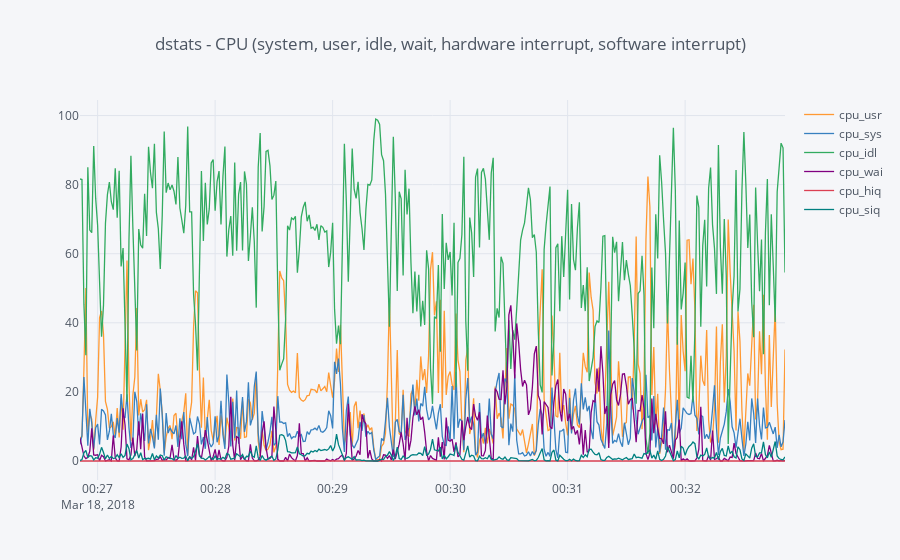

Write notebook code for a chart like this one.
### Code cell
df[['cpu_usr', 'cpu_sys', 'cpu_idl', 'cpu_wai', 'cpu_hiq', 'cpu_siq']].iplot(kind='line', title='dstats - CPU (system, user, idle, wait, hardware interrupt, software interrupt)')

### Figure 1 — Plotly figure (JSON) as saved in the notebook; plotly's stock layout.template omitted (floating-point values rounded to 4 significant figures; data arrays with more than 128 entries replaced by an {"elided": "..."} marker saying what was removed)
{"data": [{"line": {"color": "rgba(255, 153, 51, 1.0)", "dash": "solid", "width": 1.3}, "mode": "lines", "name": "cpu_usr", "text": "", "type": "scatter", "x": {"elided": "361 str values"}, "y": {"elided": "361 float values"}}, {"line": {"color": "rgba(55, 128, 191, 1.0)", "dash": "solid", "width": 1.3}, "mode": "lines", "name": "cpu_sys", "text": "", "type": "scatter", "x": {"elided": "361 str values"}, "y": {"elided": "361 float values"}}, {"line": {"color": "rgba(50, 171, 96, 1.0)", "dash": "solid", "width": 1.3}, "mode": "lines", "name": "cpu_idl", "text": "", "type": "scatter", "x": {"elided": "361 str values"}, "y": {"elided": "361 float values"}}, {"line": {"color": "rgba(128, 0, 128, 1.0)", "dash": "solid", "width": 1.3}, "mode": "lines", "name": "cpu_wai", "text": "", "type": "scatter", "x": {"elided": "361 str values"}, "y": {"elided": "361 float values"}}, {"line": {"color": "rgba(219, 64, 82, 1.0)", "dash": "solid", "width": 1.3}, "mode": "lines", "name": "cpu_hiq", "text": "", "type": "scatter", "x": {"elided": "361 str values"}, "y": {"elided": "361 float values"}}, {"line": {"color": "rgba(0, 128, 128, 1.0)", "dash": "solid", "width": 1.3}, "mode": "lines", "name": "cpu_siq", "text": "", "type": "scatter", "x": {"elided": "361 str values"}, "y": {"elided": "361 float values"}}], "layout": {"legend": {"bgcolor": "#F5F6F9", "font": {"color": "#4D5663"}}, "paper_bgcolor": "#F5F6F9", "plot_bgcolor": "#F5F6F9", "title": "dstats - CPU (system, user, idle, wait, hardware interrupt, software interrupt)", "titlefont": {"color": "#4D5663"}, "xaxis1": {"gridcolor": "#E1E5ED", "showgrid": true, "tickfont": {"color": "#4D5663"}, "title": "", "titlefont": {"color": "#4D5663"}, "zerolinecolor": "#E1E5ED"}, "yaxis1": {"gridcolor": "#E1E5ED", "showgrid": true, "tickfont": {"color": "#4D5663"}, "title": "", "titlefont": {"color": "#4D5663"}, "zerolinecolor": "#E1E5ED"}}}
